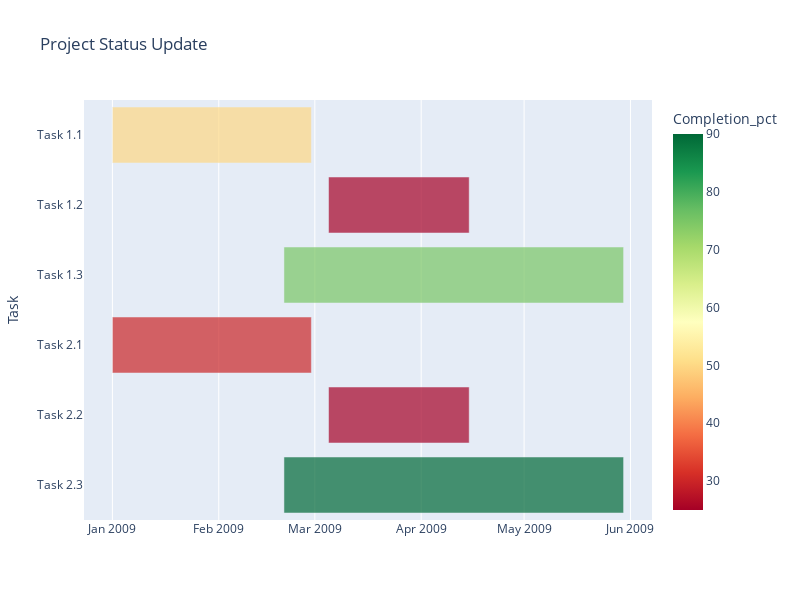

Notebook cell for this chart:
### Code cell
fig = px.timeline(df, x_start="Start", x_end="Finish", y="Task", 
                  color="Completion_pct",
                  hover_name="Task",
                  # color_discrete_sequence = px.colors.qualitative.Alphabet, 
                  color_continuous_scale = px.colors.diverging.RdYlGn,
                  opacity=.7,
                  height = 600, width = 800,
                  title='Project Status Update',
                  )
fig.update_yaxes(autorange="reversed")
fig.show()

### Figure 1 — Plotly figure (JSON) as saved in the notebook; plotly's stock layout.template omitted (floating-point values rounded to 4 significant figures)
{"data": [{"alignmentgroup": "True", "base": ["2009-01-01", "2009-03-05", "2009-02-20", "2009-01-01", "2009-03-05", "2009-02-20"], "hovertemplate": "<b>%{hovertext}</b><br><br>Start=%{base}<br>Finish=%{x}<br>Task=%{y}<br>Completion_pct=%{marker.color}<extra></extra>", "hovertext": ["Task 1.1", "Task 1.2", "Task 1.3", "Task 2.1", "Task 2.2", "Task 2.3"], "legendgroup": "", "marker": {"color": [50, 25, 75, 30, 25, 90], "coloraxis": "coloraxis", "opacity": 0.7, "pattern": {"shape": ""}}, "name": "", "offsetgroup": "", "orientation": "h", "showlegend": false, "textposition": "auto", "type": "bar", "x": [5011200000, 3542400000, 8553600000, 5011200000, 3542400000, 8553600000], "xaxis": "x", "y": ["Task 1.1", "Task 1.2", "Task 1.3", "Task 2.1", "Task 2.2", "Task 2.3"], "yaxis": "y"}], "layout": {"barmode": "overlay", "coloraxis": {"colorbar": {"title": {"text": "Completion_pct"}}, "colorscale": [[0, "rgb(165,0,38)"], [0.1, "rgb(215,48,39)"], [0.2, "rgb(244,109,67)"], [0.3, "rgb(253,174,97)"], [0.4, "rgb(254,224,139)"], [0.5, "rgb(255,255,191)"], [0.6, "rgb(217,239,139)"], [0.7, "rgb(166,217,106)"], [0.8, "rgb(102,189,99)"], [0.9, "rgb(26,152,80)"], [1, "rgb(0,104,55)"]]}, "height": 600, "legend": {"tracegroupgap": 0}, "title": {"text": "Project Status Update"}, "width": 800, "xaxis": {"anchor": "y", "domain": [0, 1], "type": "date"}, "yaxis": {"anchor": "x", "autorange": "reversed", "domain": [0, 1], "title": {"text": "Task"}}}}
